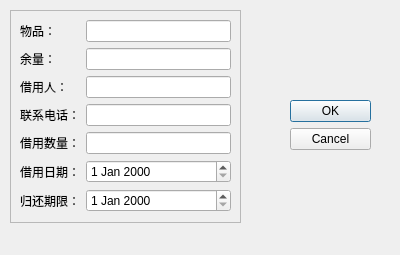
<?xml version="1.0" encoding="UTF-8"?>
<ui version="4.0">
 <class>goodsrecord_add</class>
 <widget class="QDialog" name="goodsrecord_add">
  <property name="geometry">
   <rect>
    <x>0</x>
    <y>0</y>
    <width>400</width>
    <height>255</height>
   </rect>
  </property>
  <property name="windowTitle">
   <string>Dialog</string>
  </property>
  <widget class="QDialogButtonBox" name="buttonBox">
   <property name="geometry">
    <rect>
     <x>290</x>
     <y>100</y>
     <width>81</width>
     <height>61</height>
    </rect>
   </property>
   <property name="orientation">
    <enum>Qt::Vertical</enum>
   </property>
   <property name="standardButtons">
    <set>QDialogButtonBox::Cancel|QDialogButtonBox::Ok</set>
   </property>
  </widget>
  <widget class="QFrame" name="goods_add_frame">
   <property name="geometry">
    <rect>
     <x>10</x>
     <y>10</y>
     <width>231</width>
     <height>213</height>
    </rect>
   </property>
   <property name="frameShape">
    <enum>QFrame::StyledPanel</enum>
   </property>
   <property name="frameShadow">
    <enum>QFrame::Raised</enum>
   </property>
   <layout class="QFormLayout" name="formLayout">
    <item row="0" column="0">
     <widget class="QLabel" name="label">
      <property name="text">
       <string>物品：</string>
      </property>
     </widget>
    </item>
    <item row="0" column="1">
     <widget class="QLineEdit" name="lineEdit"/>
    </item>
    <item row="1" column="0">
     <widget class="QLabel" name="label_2">
      <property name="text">
       <string>余量：</string>
      </property>
     </widget>
    </item>
    <item row="1" column="1">
     <widget class="QLineEdit" name="lineEdit_nownumber"/>
    </item>
    <item row="2" column="0">
     <widget class="QLabel" name="label_3">
      <property name="text">
       <string>借用人：</string>
      </property>
     </widget>
    </item>
    <item row="2" column="1">
     <widget class="QLineEdit" name="manname_lineEdit_2"/>
    </item>
    <item row="3" column="0">
     <widget class="QLabel" name="label_4">
      <property name="text">
       <string>联系电话：</string>
      </property>
     </widget>
    </item>
    <item row="3" column="1">
     <widget class="QLineEdit" name="phone_lineEdit_3"/>
    </item>
    <item row="4" column="0">
     <widget class="QLabel" name="label_5">
      <property name="text">
       <string>借用数量：</string>
      </property>
     </widget>
    </item>
    <item row="4" column="1">
     <widget class="QLineEdit" name="usenumber_lineEdit_4"/>
    </item>
    <item row="5" column="0">
     <widget class="QLabel" name="label_6">
      <property name="text">
       <string>借用日期：</string>
      </property>
     </widget>
    </item>
    <item row="5" column="1">
     <widget class="QDateEdit" name="borrow_dateEdit"/>
    </item>
    <item row="6" column="0">
     <widget class="QLabel" name="label_7">
      <property name="text">
       <string>归还期限：</string>
      </property>
     </widget>
    </item>
    <item row="6" column="1">
     <widget class="QDateEdit" name="back_dateEdit_2"/>
    </item>
   </layout>
  </widget>
 </widget>
 <resources/>
 <connections>
  <connection>
   <sender>buttonBox</sender>
   <signal>accepted()</signal>
   <receiver>goodsrecord_add</receiver>
   <slot>accept()</slot>
   <hints>
    <hint type="sourcelabel">
     <x>290</x>
     <y>160</y>
    </hint>
    <hint type="destinationlabel">
     <x>157</x>
     <y>274</y>
    </hint>
   </hints>
  </connection>
  <connection>
   <sender>buttonBox</sender>
   <signal>rejected()</signal>
   <receiver>goodsrecord_add</receiver>
   <slot>reject()</slot>
   <hints>
    <hint type="sourcelabel">
     <x>316</x>
     <y>160</y>
    </hint>
    <hint type="destinationlabel">
     <x>286</x>
     <y>274</y>
    </hint>
   </hints>
  </connection>
 </connections>
</ui>
